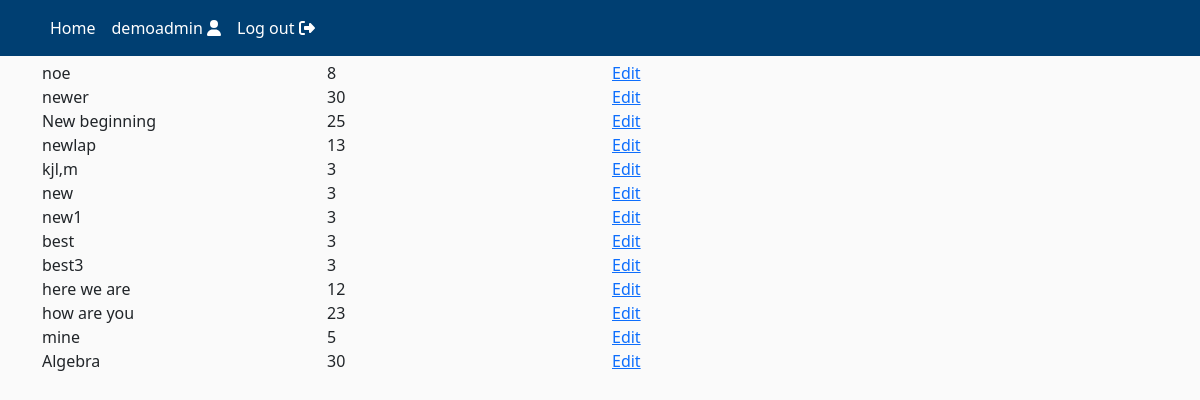
The page /created_quiz/ (signed in) on the database its author committed.
### quiz/models.py (models this page shows, shortened)
class CustomUser(AbstractUser):
    def image_upload_to(self, instance=None):
        if instance:
            return os.path.join("Users", self.username, instance)
        return None
    STATUS = (
        ('student', 'student'),
        ('teacher', 'teacher'),
    )
    SUBJECT_CHOICES = [
        ('maths', 'Maths'),
        ('english', 'English'),
        ('science', 'Science'),
    ]
    DEFAULT_SUBJECT = 'maths'
    subjects = models.ManyToManyField(Subject, blank=True)
    email = models.EmailField(unique=True)
    status = models.CharField(max_length=100, choices=STATUS, default='student')
    school = models.CharField("School", max_length=100, default='', blank=True)
    image = models.ImageField(default='default/user.jpg', upload_to=image_upload_to)

class Quiz(models.Model):
    title = models.CharField(max_length=255)
    description = models.TextField()
    time_limit = models.PositiveIntegerField(help_text="Time limit in minutes")
    subject = models.ForeignKey(Subject, related_name='quizzes', on_delete=models.SET_NULL, null=True)

### quiz/views.py (the view)
# urls.py: path('created_quiz/', views.created_quiz, name='created_quiz'),
def created_quiz(request):
    quizzes = Quiz.objects.all()
    return render(request, 'quiz/created_quiz.html', {'quizzes': quizzes})

### quiz/templates/quiz/created_quiz.html
{% extends 'quiz/header.html' %}
{% block content %}
    {% for quiz in quizzes %}
        <div class="class row">
            <div class="class col-4 col-md-3">
                {{ quiz.title }}
            </div>
            <div class="class col-4 col-md-3">
                {{ quiz.time_limit }}
            </div>
            <div class="class col-3 align-self-end">
                <a href="{% url 'add_question' quiz.id %}" class="">Edit</a>
            </div>
        </div>
    {% endfor %}
{% endblock %}

### quiz/templates/quiz/includes/navbar.html (shortened to what this page needs)
<header class="site-header" style="margin-bottom: 5px">
    <nav class="navbar navbar-expand-md navbar-color">
        <div class="container">
            <div class="navbar-nav">
                <a class="nav-item nav-link" href="/">Home</a>
            </div>
            <div class="collapse navbar-collapse" id="navbarToggle">
                <div class="navbar-nav">
                    {% if user.is_authenticated %}
                        <a class="nav-item nav-link" href="{% url 'profile' user.username %}">
                            {{user.username}} <i class="fas fa-user"></i>
                        </a>
                        <a class="nav-item nav-link" href="{% url 'logout' %}">
                            Log out <i class="fas fa-sign-out-alt"></i>
                        </a>
                    {% endif %}
                </div>
            </div>
        </div>
    </nav>
</header>

### quiz/static/quiz/main/main.css (style rules this page uses)
:root { --footercolor: #003F72; --navbarcolor: #003F72; --btncolor: #003F72; --socialcolor: #003F72; --brightText: #ffffff; }
.navbar-color { background-color: var(--navbarcolor); }
body { background: #fafafa; }
.site-header .navbar-nav .nav-link { color: var(--brightText); }

### rows shown on the page
CustomUser: username "demoadmin"
Quiz: title "noe", time_limit "8"
Quiz: title "newer", time_limit "30"
Quiz: title "New beginning", time_limit "25"
Quiz: title "newlap", time_limit "13"
Quiz: title "kjl,m", time_limit "3"
Quiz: title "new", time_limit "3"
Quiz: title "new1", time_limit "3"
Quiz: title "best", time_limit "3"
Quiz: title "best3", time_limit "3"
Quiz: title "here we are", time_limit "12"
Quiz: title "how are you", time_limit "23"
Quiz: title "mine", time_limit "5"
Quiz: title "Algebra", time_limit "30"
